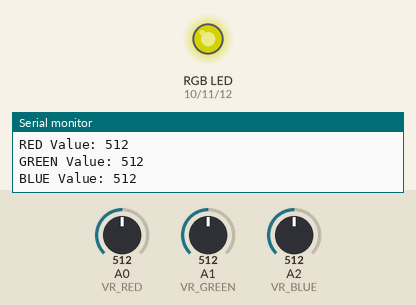
This sketch was run on a simulated Arduino Uno, built with avr-gcc and run on an emulated ATmega328P. On the bench: an RGB LED mixed from three pins (HIGH = lit), the last lines printed to the serial monitor. Inputs (shaded band) come from the test bench; at power-on: A0 (VR_RED) = 512, A1 (VR_GREEN) = 512, A2 (VR_BLUE) = 512. Dim RGB values are drawn brighter than linear.

Above: at 1.2 s.
1.3 s: A0 (VR_RED) set to 716
At 2.5 s:
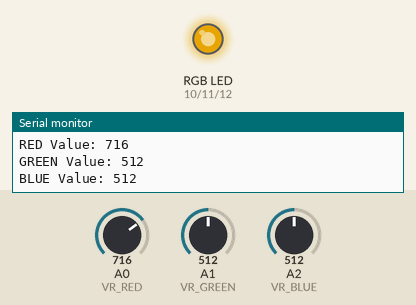
2.8 s: A1 (VR_GREEN) set to 716
At 3.2 s:
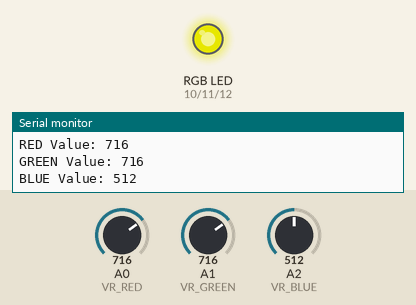
4.3 s: A2 (VR_BLUE) set to 532
At 5.1 s:
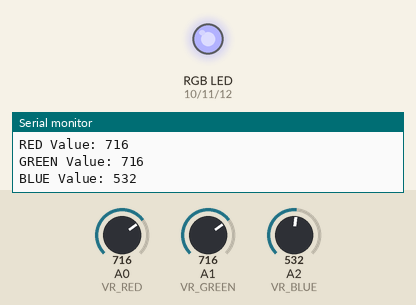
5.8 s: A0 (VR_RED) set to 900
At 7.0 s:
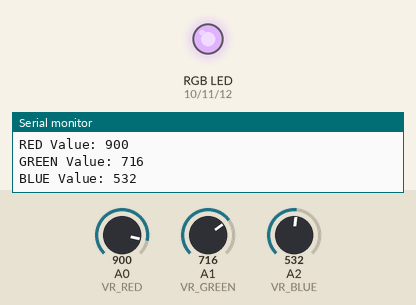
7.3 s: A2 (VR_BLUE) set to 511
At 7.6 s:
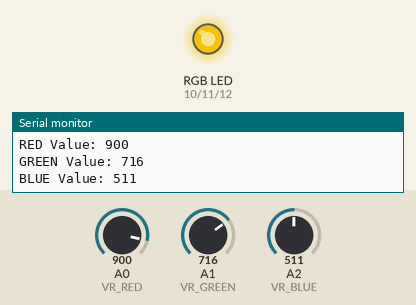
8.8 s: A1 (VR_GREEN) set to 900
At 9.5 s:
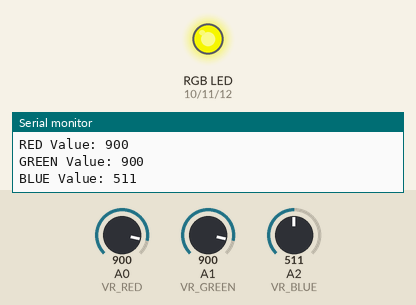
Timing chart, 0 to 11.3 s (numbered marks = the images above; inputs shaded):
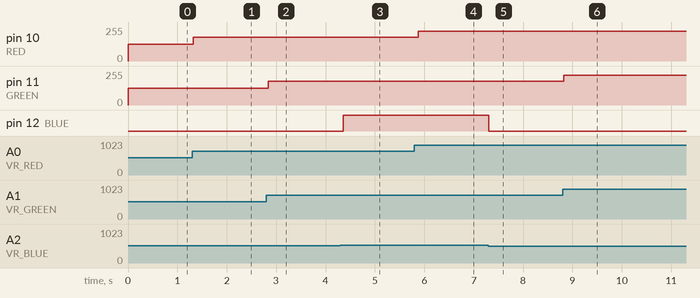

Measured:
- the behaviour switches between 513 and 514 on A2 (VR_BLUE) (found by bisection; images 2 and 3)
- after the input at 1.3 s, pin 10 (RED): 127/255 → 178/255 at once
- after the input at 2.8 s, pin 11 (GREEN): 127/255 → 178/255 at once
- after the input at 4.3 s, pin 12 (BLUE): LOW → HIGH after 0.06 s
- after the input at 5.8 s, pin 10 (RED): 178/255 → 224/255 after 0.08 s
- after the input at 7.3 s, pin 12 (BLUE): HIGH → LOW at once
- after the input at 8.8 s, pin 11 (GREEN): 178/255 → 224/255 at once

The sketch:

RGB_PIXEL.ino
```cpp
const uint8_t VR_RED = A0;
const uint8_t VR_GREEN = A1;
const uint8_t VR_BLUE = A2;

enum RGB{
  RED = 10,
  GREEN, //11
  BLUE //12
};
void setup(){
  // put your setup code here, to run once:
  pinMode(VR_RED, INPUT); //굳이 안써도 됨. 기본이 INPUT 모드임.
  pinMode(VR_GREEN, INPUT);
  pinMode(VR_BLUE, INPUT);

  pinMode(RED, OUTPUT);
  pinMode(GREEN, OUTPUT);
  pinMode(BLUE, OUTPUT);
  Serial.begin(115200UL); //115200으로 초기화
}

void loop() {
  // put your main code here, to run repeatedly:
  uint16_t red_value{analogRead(VR_RED)};
  uint16_t green_value{analogRead(VR_GREEN)};
  uint16_t blue_value{analogRead(VR_BLUE)};
  Serial.print(F("RED Value: "));
  Serial.println(red_value);
  Serial.print(F("GREEN Value: "));
  Serial.println(green_value);
  Serial.print(F("BLUE Value: "));
  Serial.println(blue_value);

  // 0 ~ 1023 -> 0~255 로 바꿔줘야한다
  //이때 map 함수를 사용한다.
  uint8_t mapped_red_value{map(red_value, 0, 1023, 0, 255)};
  uint8_t mapped_green_value{map(green_value, 0, 1023, 0, 255)};
  uint8_t mapped_blue_value{map(blue_value, 0, 1023, 0, 255)};

  analogWrite(RED, mapped_red_value);
  analogWrite(GREEN, mapped_green_value);
  analogWrite(BLUE, mapped_blue_value);
  delay(100UL); //0.1초의 딜레이
}
```
